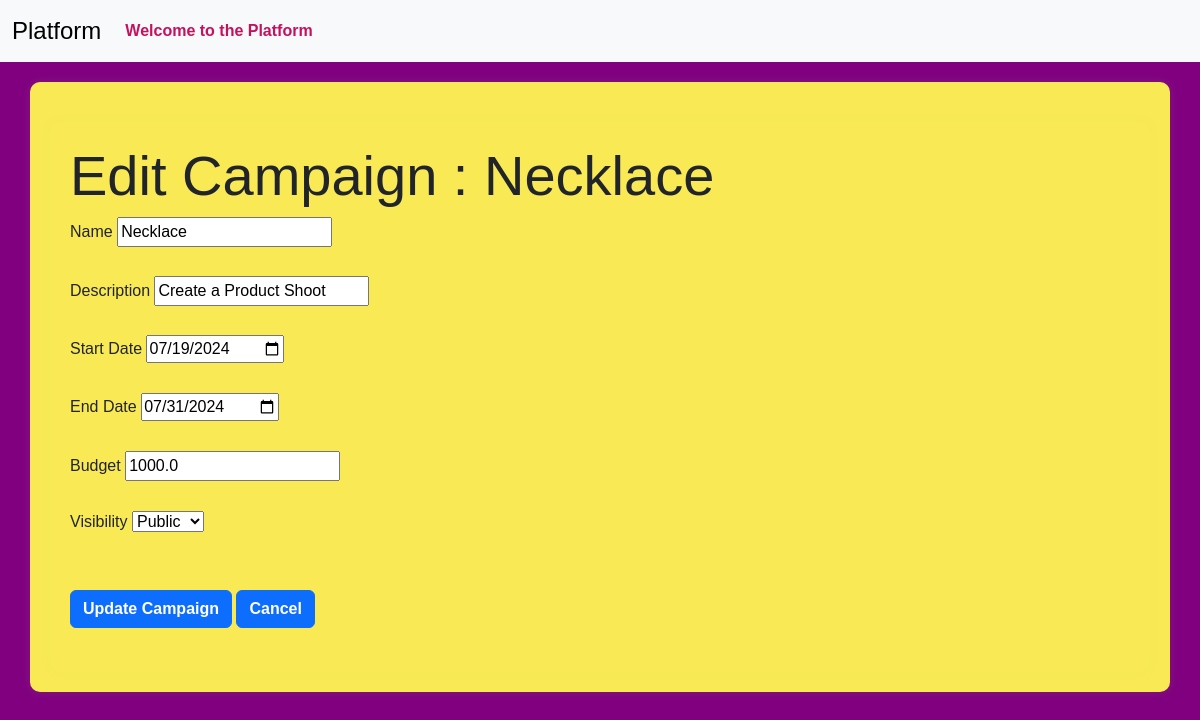
Page /sponsor/update_campaign/7 (signed in) on the committed database.
### models.py (models this page shows)
class Campaign(db.Model):
    __tablename__ = 'campaign'
    id = Column(Integer, primary_key=True)
    name = Column(String(256), unique=False)
    description = Column(Text, nullable=True)
    start_date = Column(Date, nullable=False,default=date.today())
    end_date = Column(Date, nullable=False,default=lambda:date.today()+timedelta(days=30))
    budget = Column(Float, nullable=False,default=0.0)
    visibility = Column(Enum('public', 'private', name='visibility_enum'), nullable=False, default='public')
    sponsor_id = Column(Integer, ForeignKey('sponsor.id'), nullable=False)
    flagged = Column(Boolean, default=False)
    status = Column(String(20), nullable=False,default='In Progress')
    niche = db.Column(db.Enum(NicheEnum), nullable=True)
    completion_status = Column(Boolean, default=False)
    sponsor = relationship('Sponsor', backref='campaigns', overlaps="sponsor_campaigns,sponsor_relation")

### routes.py (the view, shortened to what this page needs)
@app.route('/sponsor/update_campaign/<int:campaign_id>',methods=(['GET','POST']))
@login_required
def update_campaign(campaign_id):
    campaign=Campaign.query.get(campaign_id)
    if not campaign:
        flash('Campaign not found.')
        return redirect(url_for('sponsor_dashboard'))
    if request.method=='GET':
        return render_template('edit_campaign.html',campaign=campaign)
    return render_template('edit_campaign.html', campaign=campaign)

### app.py (called while the page is built)
@login_manager.user_loader
def load_user(user_id):
    return User.query.get(int(user_id))

### templates/edit_campaign.html (shortened to what this page needs)
{% extends 'layout.html' %}
{% block content %}
<div class="container">
    <h1 class="display-4">Edit Campaign : {{campaign.name}}</h1>
    <form action="{{url_for('update_campaign',campaign_id=campaign.id)}}" class="my-form" method="POST">
        <div class="form-group">
            <label for="name" class="form-label">Name</label>
            <input type="text" name="name" id="name" value="{{campaign.name}}" > <br><br>
            <label for="description" class="form-label">Description</label>
            <input type="text" name="description" id="description" value="{{campaign.description}}"><br><br>
            <label for="start_date" class="form-label">Start Date</label>
            <input type="date" name="start_date" id="start_date" value="{{campaign.start_date}}" ><br><br>
            <label for="end_date" class="form-label">End Date</label>
            <input type="date" name="end_date" id="end_date" value="{{campaign.end_date}}" ><br><br>
            <label for="budget" class="form-label">Budget</label>
            <input type="number" name="budget" id="budget" value="{{campaign.budget}}" ><br><br>
            <label for="visibility" class="form-label">Visibility</label>
            <select id="visibility" name="visibility" onchange="toggleNicheSelect(this.value)">
                <option value="public" {% if campaign.visibility == 'public' %} selected {% endif %}>Public</option>
            </select>
        </div><br><br>
        <div class="form-group">
            <button type="submit" class="btn btn-primary">Update Campaign</button>
            <a href="{{url_for('sponsor_dashboard')}}" class="btn btn-primary">Cancel</a><br><br>
        </div>
    </form>
</div>
{% endblock %}

### static/profile_pictures/style.css (style rules this page uses)
body { font-family: 'Arial', sans-serif; background-color:#800080; }
.container { margin-top: 20px; background-color: #f9e955; padding: 20px; border-radius: 10px; box-shadow: 0px 0px 10px rgba(154, 241, 83, 0.1); }
.btn { font-weight: bold; }

### rows in the picture
Campaign: name "Necklace", description "Create a Product Shoot", start_date "07/19/2024", end_date "07/31/2024", budget "1000.0", visibility "Public"
